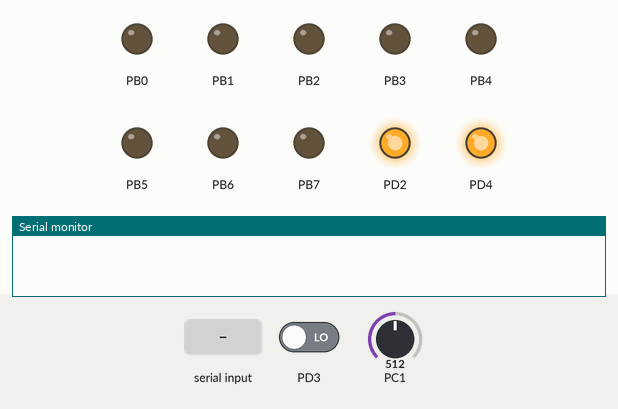
Simulated run of this program. Board: ATmega328P, built with avr-gcc and emulated at 16 MHz. Shown: output pins drawn as LEDs (lit = HIGH), the last lines printed to the serial monitor. Inputs (shaded band) come from the test bench; at power-on: PC1 = 512, PD3 LOW.

Above: at 1.4 s.
1.5 s: "D\n" received over Serial
At 2.8 s:
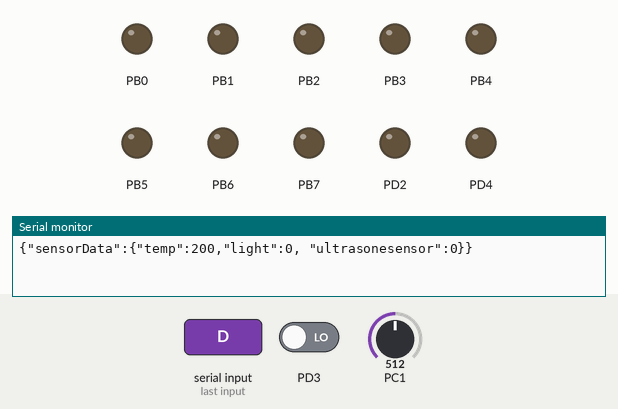
Timing chart, 0 to 4.5 s (numbered marks = the images above; inputs shaded):
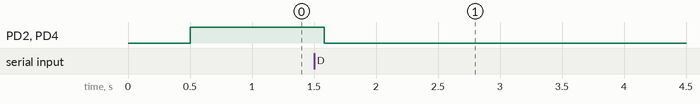

The program:

main.c
```c
/*
 * AVR_ADC.c
 *
 * Created: 11/5/2019 3:38:07 PM
 * Author : Reinier, Ronald
 */

//includes nodig voor functies
#include <avr/io.h>
#include <avr/interrupt.h>
#define F_CPU 16E6 // used in _delay_ms, 16 MHz
#include <util/delay.h>
#include <stdio.h>
#include <stdlib.h>
#include <avr/sfr_defs.h>

//define compare and init
#define bit_is_set(sfr, bit) (_SFR_BYTE(sfr) & _BV(bit))
#define BAUDRATE 9600
#define BAUD_PRESCALLER (((F_CPU / (BAUDRATE * 16UL))) - 1)
#define cbi(sfr, bit) (_SFR_BYTE(sfr) &= ~_BV(bit))
#define sbi(sfr, bit) (_SFR_BYTE(sfr) |= _BV(bit))
#define bit_is_set(sfr, bit) (_SFR_BYTE(sfr) & _BV(bit))
#define HIGH 0x1
#define LOW  0x0


//function declaration
void udrCheck();
void initPorts();
void read_adc();
void init();
void USARTInit(void);
unsigned char USARTReceive(void);
void USARTSend( unsigned char data);
void USARTPutstring(char *s);
void run();
void lichtport();
void setEcho();
int readTemp();
int readLight();
void fire_echo();

//variable declaration
uint16_t lichtValue;
uint16_t tempValue;
volatile uint32_t timervalue;

char stringtosend[16];

void init(){
	USARTInit();
	initPorts();

	ADMUX=(1<<REFS0)|(1<<ADLAR);
	ADCSRA = (1<<ADEN)|(1<<ADPS2)|(1<<ADPS1)|(1<<ADPS0);

	FILE uart_output = FDEV_SETUP_STREAM(USARTSend, NULL, _FDEV_SETUP_WRITE);
	FILE uart_input = FDEV_SETUP_STREAM(NULL, USARTReceive, _FDEV_SETUP_READ);
	stdout = &uart_output;
	stdin = &uart_input;

	TCCR1A = 0;
	TCCR1B = 0;

	TIMSK1 |= (1 << TOIE1);
	TCNT1 = 0;

	EICRA = (1 << ISC10);
	EIMSK = (1 << INT1);
}

void initPorts(){
	//set ports as output
	DDRD = (1 << DDD2) | (1 << DDD3)| (1 << DDD4);
	//set ports on
	PORTD = (1 << PORTD2) | (1 << PORTD3) | (1 << PORTD4);

	DDRB = 0xff;
	PORTB = 0x00;
	DDRD = 0x16;
	PORTD = 0x00;
}

int main(void)
{
	init();
	sei();
	_delay_ms(500);
	run();
}

void run(){
	while (1)
	    {
		    read_adc();
			lichtport();
			USARTReceive();
			_delay_ms(30);
			udrCheck();

			setEcho(0);
			fire_echo();
			timervalue = (uint32_t)(timervalue*1024/16/58); //Berekening timer value

		    char str[100];
		    sprintf(str, "{\"sensorData\":{\"temp\":%d,\"light\":%d, \"ultrasonesensor\":%s}}",readTemp(),readLight(), itoa(timervalue, stringtosend, 10)); //32 + 3 + 3 = 38
		    USARTPutstring(str);
		    _delay_ms(500);
	    }
}
```

ArduinoCode.c
```c
/*
 * ArduinoCode.c
 *
 * Created: 04/11/2019 07:28:54
 *  Author: reinier
 */


#include <avr/io.h>
#include <avr/interrupt.h>
#define F_CPU 16E6 // used in _delay_ms, 16 MHz
#include <util/delay.h>
#include <stdio.h>
#include <stdlib.h>

#define HIGH 0x1
#define LOW  0x0
#define OUTPUT 0x1
#define INPUT  0x0
#define cbi(sfr, bit) (_SFR_BYTE(sfr) &= ~_BV(bit))
#define sbi(sfr, bit) (_SFR_BYTE(sfr) |= _BV(bit))


/*
PORTD maps to Arduino digital pins 0 to 7
PORTB maps to Arduino digital pins 8 to 13 The two high bits (6 & 7) map to the crystal pins and are not usable
PORTC maps to Arduino analog pins 0 to 5. Pins 6 & 7 are only accessible on the Arduino Mini
DDRC - The Port C Data Direction Register - read/write
PORTC - The Port C Data Register - read/write
PINC - The Port C Input Pins Register - read only
*/
// Pin functions #bron: gebaseerd op functie arduino C
void setPinMode(char type, int pin, uint8_t val) {
	switch(type) {
		case 'D':
		if(pin >= 8) {
			pin -= 8;
			if (val == LOW) { DDRB &= ~(_BV(pin)); }
			else { DDRB |= _BV(pin); }
			} else {
			if (val == LOW) { DDRD &= ~(_BV(pin)); }
			else { DDRD |= _BV(pin); }
		}
		break;
		case 'A':
		case 'C':
		if (val == LOW) { DDRC &= ~(_BV(pin)); }
		else { DDRC |= _BV(pin); }
		break;
	}
}
// #bron: gebaseerd op functie arduino C
void setPinVal(char type, int pin, uint8_t val) {
	switch(type) {
		case 'D':
		if(pin >= 8) {
			pin -= 8;
			if (val == LOW) { PORTB &= ~(_BV(pin)); }
			else { PORTB |= _BV(pin); }
			} else {
			if (val == LOW) { PORTD &= ~(_BV(pin)); }
			else { PORTD |= _BV(pin); }
		}
		break;
		case 'A':
		case 'C':
		if (val == LOW) {
			PORTC &= ~(_BV(pin)); // clear bit
			} else {
			PORTC |= _BV(pin); // set bit
		}
		break;
	}
}


int analogRead(uint8_t pin) {
	uint8_t low, high;
	#if defined(ADCSRB) && defined(MUX5)
	// the MUX5 bit of ADCSRB selects whether we're reading from channels
	// 0 to 7 (MUX5 low) or 8 to 15 (MUX5 high).
	ADCSRB = (ADCSRB & ~(1 << MUX5)) | (((pin >> 3) & 0x01) << MUX5);
	#endif
	ADMUX = (1 << 6) | (pin & 0x07);	// start the conversion
	sbi(ADCSRA, ADSC);
	// ADSC is cleared when the conversion finishes
	while (bit_is_set(ADCSRA, ADSC));
	// we have to read ADCL first; doing so locks both ADCL
	// and ADCH until ADCH is read.  reading ADCL second would
	// cause the results of each conversion to be discarded,
	// as ADCL and ADCH would be locked when it completed.
	low  = ADCL;
	high = ADCH;
	return (high << 8) | low;
}
```

TempLichtADC.c
```c
//includes nodig voor functies
#include <avr/io.h>
#define F_CPU 16E6 // used in _delay_ms, 16 MHz

//function declaration
void udrCheck();
void initPorts();
void read_adc();
void lichtport();

//variable declaration
uint16_t lichtValue;
uint16_t tempValue;

int readTemp(){
	float voltage = tempValue * 5.0 / 1024;
	return (voltage - 0.5) * 100;
}

int readLight(){
	return lichtValue + 0.0;
}

void lichtport(){
	if(lichtValue < 490){
		PORTD = (1 << PORTD2) | (1 << PORTD3) | (1 << PORTD4) ;
		}else{
		PORTD = (0 << PORTD2) | (0 << PORTD3) | (0 << PORTD4) ;
	}
}

void udrCheck(){
	if(UDR0 != 0x00){
		read_adc();
	}
}

void read_adc(){
	uint8_t theLow = ADCL;
	//uint16_t  theTenBitResult = ADCH<<8 | theLow;
	uint16_t  theTenBitResult = ADCH<<2 | theLow >> 6;

	if(ADMUX == 0x60){
		lichtValue = theTenBitResult;
		ADMUX = 0x61;
		}else if(ADMUX == 0x61){
		tempValue = theTenBitResult;
		ADMUX = 0x60;
		}else{
		ADMUX = 0x60;
	}

	ADCSRA |= (1<<ADSC);
}
```

Ultrasone_Sensor.c
```c
//includes nodig voor functies
#include <avr/io.h>
#include <avr/interrupt.h>
#define F_CPU 16E6 // used in _delay_ms, 16 MHz
#include <util/delay.h>
#include <stdio.h>
#include <stdlib.h>
#include <avr/sfr_defs.h>

//variable declaration
volatile uint16_t requestingdistance = 0;
volatile uint16_t busy = 0;
volatile uint16_t gotresult = 0;
volatile uint16_t distance = 0;
volatile uint8_t overflow = 0;
volatile uint32_t timervalue;
volatile uint8_t echostatus = 1;


//Deze methode zet de triggerpin op high, wacht even en zet hem dan weer op low
void fire_echo()
{
	_delay_ms(50);
	//_delay_us(1);
	PORTD |= (1 << PIND4); //
	_delay_us(12);         // Stuur ~10 seconden pulse
	PORTD = 0x00;          //
	_delay_ms(50);
}

ISR (INT1_vect)
{
	if (echostatus == 0)
	{
		TCNT1 = 0;
		overflow = 0;
		TCCR1B |= (1<<CS10) | (0<<CS11) | (1<<CS12); //De prescaler voor de timer!
		echostatus = 1;
	}
	else if (echostatus == 1)
	{
		TCCR1B = 0;
		timervalue = TCNT1; //Het meegeven van het TCNT1 register aan timervalue
		gotresult = 1;
	}
}

ISR (TIMER1_OVF_vect)
{
	overflow ++;
}

void setEcho(int echostat){
	echostatus = echostat;
}
```

Usart.c
```c
/*
 * usart.c
 *
 * Created: 04/11/2019 07:20:58
 *  Author: Reinier, Ronald
 */

#include <avr/io.h>
#include <stdio.h>
#include <avr/sfr_defs.h>
#define F_CPU 16E6 // used in _delay_ms, 16 MHz
#define BAUDRATE 9600
#define BAUD_PRESCALLER (((F_CPU / (BAUDRATE * 16UL))) - 1)

void USARTInit(void) {
	UBRR0H = (uint8_t)((int)BAUD_PRESCALLER>>8);
	UBRR0L = (uint8_t)((int)BAUD_PRESCALLER);
	UCSR0C |= _BV(UCSZ01) | _BV(UCSZ00); /* 8-bit data */
	UCSR0B |= _BV(RXEN0) | _BV(TXEN0);   /* Enable RX and TX */
}

unsigned char USARTReceive(FILE *stream) {
	while (!(UCSR0A & _BV(RXC0)));
	return UDR0;
}

void USARTSend(unsigned char data, FILE *stream) {
	while (!(UCSR0A & _BV(UDRE0)));
	UDR0 = data;
}

void USARTPutstring(char *s, FILE *stream) {
	while (*s != 0x00) {
		USARTSend(*s, stream);
		s++;
	}
	USARTSend('\n', stream);
}
```

Measured:
- after the input at 1.5 s, PD2, PD4: HIGH → LOW after 0.08 s
